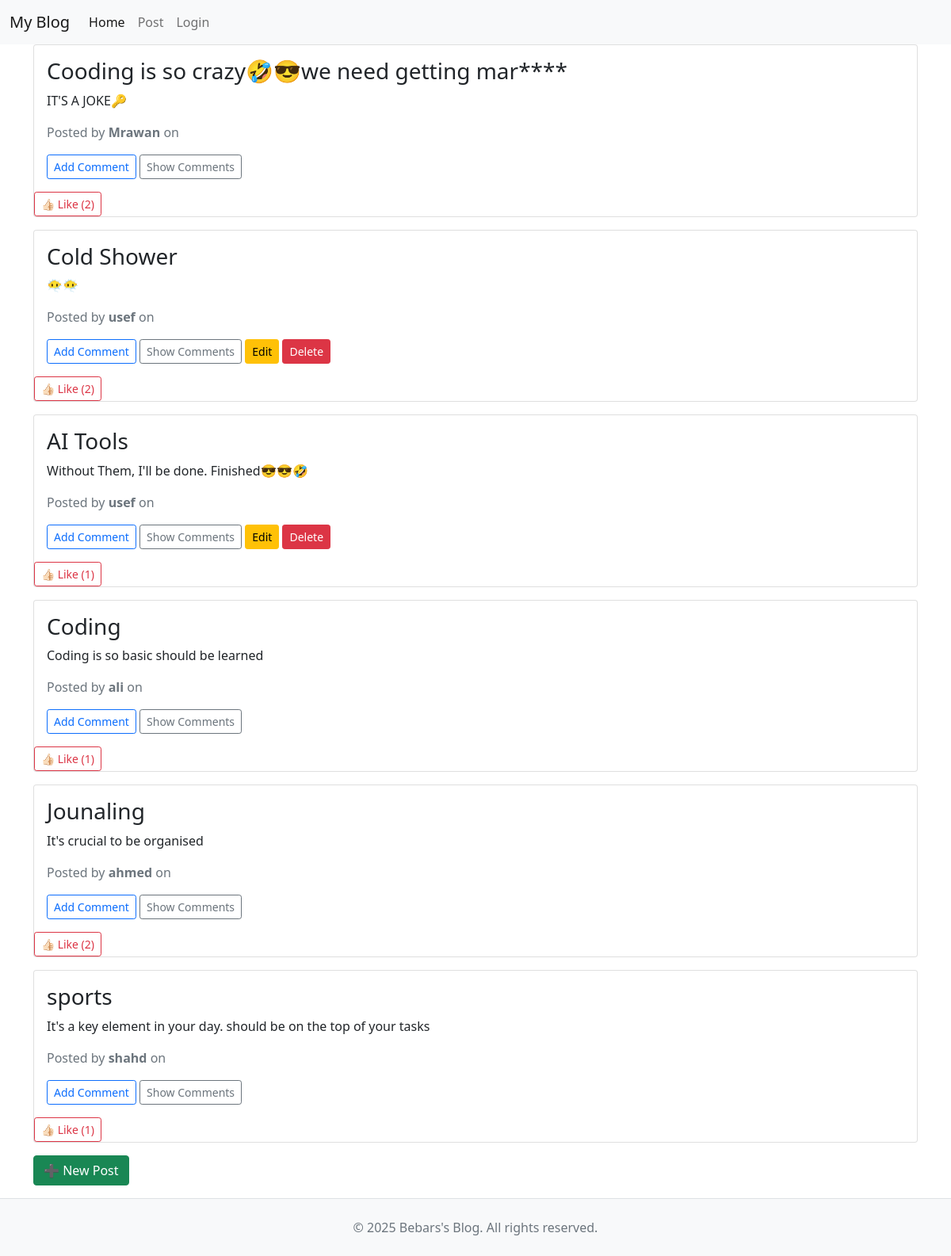
Page /blog/posts/ (signed in) on the committed database.
### blog/models.py (models this page shows, shortened)
class Post(models.Model):
    title = models.CharField(max_length=255)
    content = models.TextField()
    author = models.ForeignKey(User, on_delete=models.CASCADE)
    published_date = models.DateTimeField(auto_now_add=True)
    class Meta:
        ordering = ['-published_date']
    def total_likes(self):
        return self.likes.count()

### blog/views.py (the view)
# urls.py: path('posts/', views.post_list, name='post_list'),
def post_list(request):
    posts = Post.objects.all()
    return render(request, 'post/post_list.html', {'posts': posts})

### templates/post/post_list.html (shortened to what this page needs)
{% extends "main/base.html" %}
{% block content %}
  {% for post in posts %}
    <div class="card mb-3">
      <div class="card-body">
        <h3>{{ post.title }}</h3>
        <p>{{ post.content|truncatechars:100 }}</p>
        <p class="text-muted">
          Posted by <strong>{{ post.author }}</strong> on {{ post.created_at }}
        </p>
        <a href="{% url 'add_comment' post.pk %}" class="btn btn-sm btn-outline-primary">Add Comment</a>
        <button class="btn btn-sm btn-outline-secondary" onclick="toggleComments('comments-{{ post.id }}')">
          Show Comments
        </button>
        {% if request.user == post.author %}
          <a href="{% url 'post_edit' post.pk %}" class="btn btn-sm btn-warning">Edit</a>
          <a href="{% url 'post_delete' post.pk %}" class="btn btn-sm btn-danger">Delete</a>
        {% endif %}
      </div>
      <form action="{% url 'toggle_like' post.pk %}" method="POST" style="display:inline;">
  {% if request.user in post.likes.all %}
    <button class="btn btn-sm btn-danger"> 👎🏻 ({{ post.total_likes }})</button>
  {% else %}
    <button class="btn btn-sm btn-outline-danger"> 👍🏻 Like ({{ post.total_likes }})</button>
  {% endif %}
</form>
    </div>
  {% endfor %}
  <a href="{% url 'post_create' %}" class="btn btn-success mb-3">➕ New Post</a>
{% endblock %}

### rows in the picture
Post: title "Cooding is so crazy🤣😎we need getting mar****", content "IT'S A JOKE🔑", author "Mrawan", total_likes "2"
Post: title "Cold Shower", content "😶‍🌫️😶‍🌫️", author "usef", shows "Edit", total_likes "2"
Post: title "AI Tools", content "Without Them, I'll be done. Finished😎😎🤣", author "usef", shows "Edit", total_likes "1"
Post: title "Coding", content "Coding is so basic should be learned", author "ali", total_likes "1"
Post: title "Jounaling", content "It's crucial to be organised", author "ahmed", total_likes "2"
Post: title "sports", content "It's a key element in your day. should be on the top of your tasks", author "shahd", total_likes "1"
